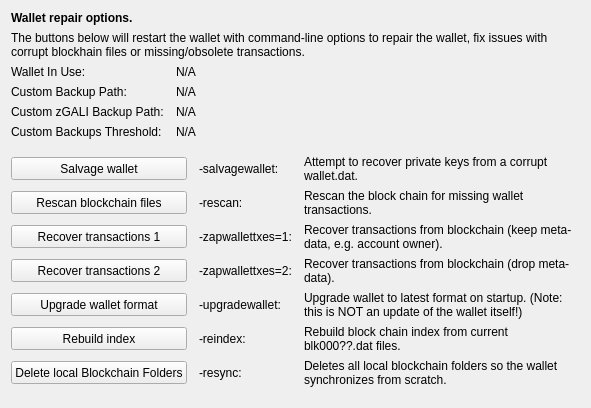
     <widget class="QWidget" name="tab_repair">
      <attribute name="title">
       <string>&amp;Wallet Repair</string>
      </attribute>
      <layout class="QGridLayout" name="gridLayout_4" columnstretch="0,0,0,0">
       <property name="horizontalSpacing">
        <number>12</number>
       </property>
       <item row="0" column="0" colspan="4">
        <widget class="QLabel" name="label_repair_header">
         <property name="font">
          <font>
           <weight>75</weight>
           <bold>true</bold>
          </font>
         </property>
         <property name="text">
          <string>Wallet repair options.</string>
         </property>
        </widget>
       </item>
       <item row="1" column="0" colspan="4">
        <widget class="QLabel" name="label_repair_helptext">
         <property name="font">
          <font>
           <weight>50</weight>
           <bold>false</bold>
          </font>
         </property>
         <property name="text">
          <string>The buttons below will restart the wallet with command-line options to repair the wallet, fix issues with corrupt blockhain files or missing/obsolete transactions.</string>
         </property>
         <property name="wordWrap">
          <bool>true</bool>
         </property>
        </widget>
       </item>
       <item row="2" column="0">
        <widget class="QLabel" name="wallet_path_label">
         <property name="text">
          <string>Wallet In Use:</string>
         </property>
        </widget>
       </item>
       <item row="2" column="1" colspan="3">
        <widget class="QLabel" name="wallet_path">
         <property name="cursor">
          <cursorShape>IBeamCursor</cursorShape>
         </property>
         <property name="text">
          <string>N/A</string>
         </property>
         <property name="textFormat">
          <enum>Qt::PlainText</enum>
         </property>
         <property name="textInteractionFlags">
          <set>Qt::LinksAccessibleByMouse|Qt::TextSelectableByKeyboard|Qt::TextSelectableByMouse</set>
         </property>
        </widget>
       </item>
       <item row="3" column="0">
        <widget class="QLabel" name="wallet_custombackuppath_label">
         <property name="visible">
          <bool>false</bool>
         </property>
         <property name="text">
          <string>Custom Backup Path:</string>
         </property>
        </widget>
       </item>
       <item row="3" column="1" colspan="3">
        <widget class="QLabel" name="wallet_custombackuppath">
         <property name="cursor">
          <cursorShape>IBeamCursor</cursorShape>
         </property>
         <property name="visible">
          <bool>false</bool>
         </property>
         <property name="text">
          <string>N/A</string>
         </property>
         <property name="textFormat">
          <enum>Qt::PlainText</enum>
         </property>
         <property name="textInteractionFlags">
          <set>Qt::LinksAccessibleByMouse|Qt::TextSelectableByKeyboard|Qt::TextSelectableByMouse</set>
         </property>
        </widget>
       </item>
       <item row="4" column="0">
        <widget class="QLabel" name="wallet_customzgalibackuppath_label">
         <property name="visible">
          <bool>false</bool>
         </property>
         <property name="text">
          <string>Custom zGALI Backup Path:</string>
         </property>
        </widget>
       </item>
       <item row="4" column="1" colspan="3">
        <widget class="QLabel" name="wallet_customzgalibackuppath">
         <property name="cursor">
          <cursorShape>IBeamCursor</cursorShape>
         </property>
         <property name="visible">
          <bool>false</bool>
         </property>
         <property name="text">
          <string>N/A</string>
         </property>
         <property name="textFormat">
          <enum>Qt::PlainText</enum>
         </property>
         <property name="textInteractionFlags">
          <set>Qt::LinksAccessibleByMouse|Qt::TextSelectableByKeyboard|Qt::TextSelectableByMouse</set>
         </property>
        </widget>
       </item>
       <item row="5" column="0">
        <widget class="QLabel" name="wallet_custombackupthreshold_label">
         <property name="visible">
          <bool>false</bool>
         </property>
         <property name="text">
          <string>Custom Backups Threshold:</string>
         </property>
        </widget>
       </item>
       <item row="5" column="1" colspan="3">
        <widget class="QLabel" name="wallet_custombackupthreshold">
         <property name="cursor">
          <cursorShape>IBeamCursor</cursorShape>
         </property>
         <property name="visible">
          <bool>false</bool>
         </property>
         <property name="text">
          <string>N/A</string>
         </property>
         <property name="textFormat">
          <enum>Qt::PlainText</enum>
         </property>
         <property name="textInteractionFlags">
          <set>Qt::LinksAccessibleByMouse|Qt::TextSelectableByKeyboard|Qt::TextSelectableByMouse</set>
         </property>
        </widget>
       </item>
       <item row="6" column="0">
        <spacer name="verticalSpacer_repair1">
         <property name="orientation">
          <enum>Qt::Vertical</enum>
         </property>
         <property name="sizeHint" stdset="0">
          <size>
           <width>10</width>
           <height>10</height>
          </size>
         </property>
        </spacer>
       </item>
       <item row="7" column="0" colspan="2">
        <widget class="QPushButton" name="btn_salvagewallet">
         <property name="minimumSize">
          <size>
           <width>100</width>
           <height>23</height>
          </size>
         </property>
         <property name="text">
          <string>Salvage wallet</string>
         </property>
        </widget>
       </item>
       <item row="7" column="2">
        <widget class="QLabel" name="label_repair_salvage_command">
         <property name="text">
          <string notr="true">-salvagewallet:</string>
         </property>
        </widget>
       </item>
       <item row="7" column="3">
        <widget class="QLabel" name="label_repair_salvage">
         <property name="text">
          <string>Attempt to recover private keys from a corrupt wallet.dat.</string>
         </property>
         <property name="wordWrap">
          <bool>true</bool>
         </property>
        </widget>
       </item>
       <item row="8" column="0" colspan="2">
        <widget class="QPushButton" name="btn_rescan">
         <property name="minimumSize">
          <size>
           <width>100</width>
           <height>23</height>
          </size>
         </property>
         <property name="text">
          <string>Rescan blockchain files</string>
         </property>
        </widget>
       </item>
       <item row="8" column="2">
        <widget class="QLabel" name="label_repair_rescan_command">
         <property name="text">
          <string notr="true">-rescan:</string>
         </property>
        </widget>
       </item>
       <item row="8" column="3">
        <widget class="QLabel" name="label_repair_rescan">
         <property name="text">
          <string>Rescan the block chain for missing wallet transactions.</string>
         </property>
         <property name="wordWrap">
          <bool>true</bool>
         </property>
        </widget>
       </item>
       <item row="9" column="0" colspan="2">
        <widget class="QPushButton" name="btn_zapwallettxes1">
         <property name="minimumSize">
          <size>
           <width>100</width>
           <height>23</height>
          </size>
         </property>
         <property name="text">
          <string>Recover transactions 1</string>
         </property>
        </widget>
       </item>
       <item row="9" column="2">
        <widget class="QLabel" name="label_repair_zap1_command">
         <property name="text">
          <string notr="true">-zapwallettxes=1:</string>
         </property>
        </widget>
       </item>
       <item row="9" column="3">
        <widget class="QLabel" name="label_repair_zap1">
         <property name="text">
          <string>Recover transactions from blockchain (keep meta-data, e.g. account owner).</string>
         </property>
         <property name="wordWrap">
          <bool>true</bool>
         </property>
        </widget>
       </item>
       <item row="10" column="0" colspan="2">
        <widget class="QPushButton" name="btn_zapwallettxes2">
         <property name="minimumSize">
          <size>
           <width>100</width>
           <height>23</height>
          </size>
         </property>
         <property name="text">
          <string>Recover transactions 2</string>
         </property>
        </widget>
       </item>
       <item row="10" column="2">
        <widget class="QLabel" name="label_repair_zap2_command">
         <property name="text">
          <string notr="true">-zapwallettxes=2:</string>
         </property>
        </widget>
       </item>
       <item row="10" column="3">
        <widget class="QLabel" name="label_repair_zap2">
         <property name="text">
          <string>Recover transactions from blockchain (drop meta-data).</string>
         </property>
         <property name="wordWrap">
          <bool>true</bool>
         </property>
        </widget>
       </item>
       <item row="11" column="0" colspan="2">
        <widget class="QPushButton" name="btn_upgradewallet">
         <property name="minimumSize">
          <size>
           <width>100</width>
           <height>23</height>
          </size>
         </property>
         <property name="text">
          <string>Upgrade wallet format</string>
         </property>
        </widget>
       </item>
       <item row="11" column="2">
        <widget class="QLabel" name="label_repair_upgrade_command">
         <property name="text">
          <string notr="true">-upgradewallet:</string>
         </property>
        </widget>
       </item>
       <item row="11" column="3">
        <widget class="QLabel" name="label_repair_upgrade">
         <property name="text">
          <string>Upgrade wallet to latest format on startup. (Note: this is NOT an update of the wallet itself!)</string>
         </property>
         <property name="wordWrap">
          <bool>true</bool>
         </property>
        </widget>
       </item>
       <item row="12" column="0" colspan="2">
        <widget class="QPushButton" name="btn_reindex">
         <property name="minimumSize">
          <size>
           <width>100</width>
           <height>23</height>
          </size>
         </property>
         <property name="text">
          <string>Rebuild index</string>
         </property>
        </widget>
       </item>
       <item row="12" column="2">
        <widget class="QLabel" name="label_repair_reindex_command">
         <property name="text">
          <string notr="true">-reindex:</string>
         </property>
        </widget>
       </item>
       <item row="12" column="3">
        <widget class="QLabel" name="label_repair_reindex">
         <property name="text">
          <string>Rebuild block chain index from current blk000??.dat files.</string>
         </property>
         <property name="wordWrap">
          <bool>true</bool>
         </property>
        </widget>
       </item>
       <item row="13" column="0" colspan="2">
        <widget class="QPushButton" name="btn_resync">
         <property name="minimumSize">
          <size>
           <width>100</width>
           <height>23</height>
          </size>
         </property>
         <property name="text">
          <string>Delete local Blockchain Folders</string>
         </property>
        </widget>
       </item>
       <item row="13" column="2">
        <widget class="QLabel" name="label_repair_resync_command">
         <property name="text">
          <string>-resync:</string>
         </property>
        </widget>
       </item>
       <item row="13" column="3">
        <widget class="QLabel" name="label_repair_resync">
         <property name="text">
          <string>Deletes all local blockchain folders so the wallet synchronizes from scratch.</string>
         </property>
         <property name="wordWrap">
          <bool>true</bool>
         </property>
        </widget>
       </item>
       <item row="14" column="0">
        <spacer name="verticalSpacer_repair2">
         <property name="orientation">
          <enum>Qt::Vertical</enum>
         </property>
         <property name="sizeHint" stdset="0">
          <size>
           <width>20</width>
           <height>10</height>
          </size>
         </property>
        </spacer>
       </item>
      </layout>
     </widget>
